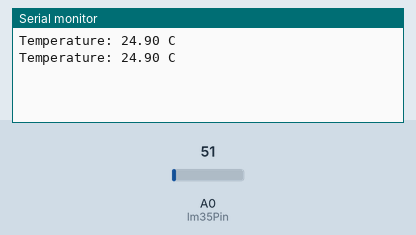
Recording of a sketch running on a simulated Arduino Uno, built with avr-gcc and run on an emulated ATmega328P. Parts: the last lines printed to the serial monitor. Inputs (shaded band) come from the test bench; at power-on: A0 (lm35Pin) = 51.

Above: at 1.8 s.
1.9 s: A0 (lm35Pin) set to 61
At 2.8 s:
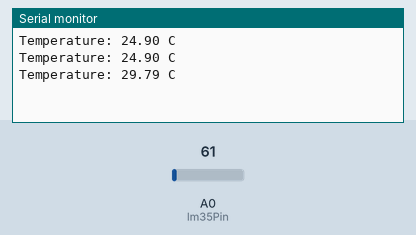
3.4 s: A0 (lm35Pin) set to 71
At 4.8 s:
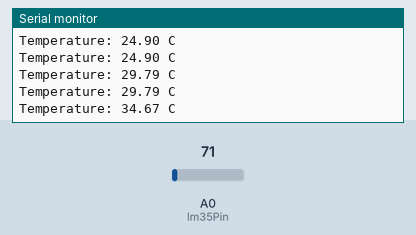
Timing chart, 0 to 6.4 s (numbered marks = the images above; inputs shaded):
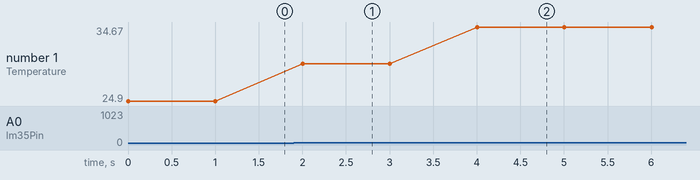

Measured:
- after the input at 1.9 s, the serial monitor: prints a new line after 0.10 s (image 1)
- after the input at 3.4 s, the serial monitor: prints a new line after 0.60 s (image 2)
- plotted number 1: 24.9 → 29.79 after the input at 1.9 s, 29.79 → 34.67 after the input at 3.4 s

The sketch:

sketch_4-1.ino
```cpp
int lm35Pin = A0;
int value;

void setup() {
  Serial.begin(9600);   // Start Serial Monitor
}

void loop() {
  value = analogRead(lm35Pin);

  // Convert analog value to voltage (V)
  float voltage = value * 5.0 / 1024.0;

  // Convert voltage to temperature (°C)
  float temperature = voltage * 100.0;

  Serial.print("Temperature: ");
  Serial.print(temperature);
  Serial.println(" C");

  delay(1000);
}
```
